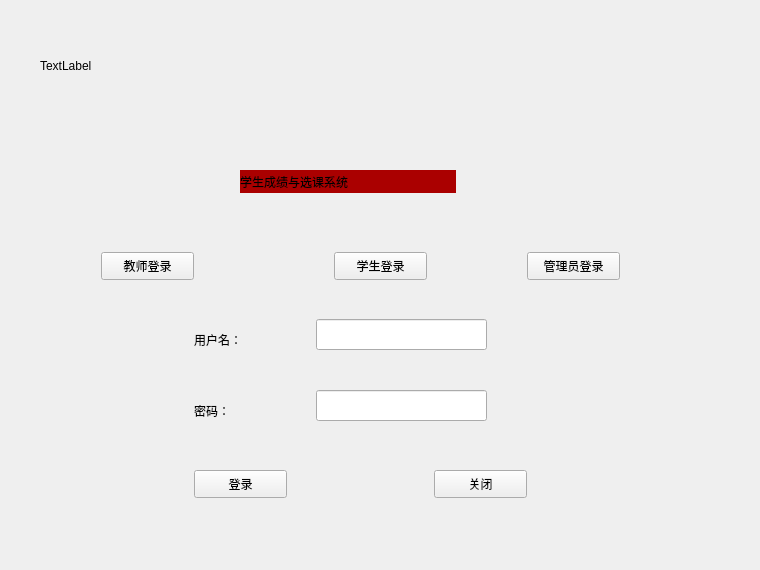
      <widget class="QWidget" name="page">
       <widget class="QWidget" name="widget_8" native="true">
        <property name="geometry">
         <rect>
          <x>90</x>
          <y>200</y>
          <width>541</width>
          <height>351</height>
         </rect>
        </property>
        <property name="autoFillBackground">
         <bool>false</bool>
        </property>
        <property name="styleSheet">
         <string notr="true"/>
        </property>
        <widget class="QPushButton" name="pushButton_3">
         <property name="geometry">
          <rect>
           <x>437</x>
           <y>52</y>
           <width>93</width>
           <height>28</height>
          </rect>
         </property>
         <property name="text">
          <string>管理员登录</string>
         </property>
        </widget>
        <widget class="QLabel" name="label_43">
         <property name="geometry">
          <rect>
           <x>104</x>
           <y>128</y>
           <width>96</width>
           <height>23</height>
          </rect>
         </property>
         <property name="styleSheet">
          <string notr="true">font: 14pt &quot;幼圆&quot;;</string>
         </property>
         <property name="text">
          <string>用户名：</string>
         </property>
        </widget>
        <widget class="QLineEdit" name="lineEdit">
         <property name="geometry">
          <rect>
           <x>226</x>
           <y>119</y>
           <width>171</width>
           <height>31</height>
          </rect>
         </property>
         <property name="font">
          <font>
           <pointsize>14</pointsize>
          </font>
         </property>
        </widget>
        <widget class="QLabel" name="label_44">
         <property name="geometry">
          <rect>
           <x>104</x>
           <y>199</y>
           <width>72</width>
           <height>23</height>
          </rect>
         </property>
         <property name="styleSheet">
          <string notr="true">font: 14pt &quot;幼圆&quot;;</string>
         </property>
         <property name="text">
          <string>密码：</string>
         </property>
        </widget>
        <widget class="QLineEdit" name="lineEdit_2">
         <property name="geometry">
          <rect>
           <x>226</x>
           <y>190</y>
           <width>171</width>
           <height>31</height>
          </rect>
         </property>
         <property name="font">
          <font>
           <pointsize>14</pointsize>
          </font>
         </property>
         <property name="echoMode">
          <enum>QLineEdit::Password</enum>
         </property>
        </widget>
        <widget class="QPushButton" name="pushButton_4">
         <property name="geometry">
          <rect>
           <x>104</x>
           <y>270</y>
           <width>93</width>
           <height>28</height>
          </rect>
         </property>
         <property name="text">
          <string>登录</string>
         </property>
        </widget>
        <widget class="QPushButton" name="pushButton_5">
         <property name="geometry">
          <rect>
           <x>344</x>
           <y>270</y>
           <width>93</width>
           <height>28</height>
          </rect>
         </property>
         <property name="text">
          <string>关闭</string>
         </property>
        </widget>
        <widget class="QPushButton" name="pushButton">
         <property name="geometry">
          <rect>
           <x>11</x>
           <y>52</y>
           <width>93</width>
           <height>28</height>
          </rect>
         </property>
         <property name="text">
          <string>教师登录</string>
         </property>
        </widget>
        <widget class="QPushButton" name="pushButton_2">
         <property name="geometry">
          <rect>
           <x>244</x>
           <y>52</y>
           <width>93</width>
           <height>28</height>
          </rect>
         </property>
         <property name="text">
          <string>学生登录</string>
         </property>
        </widget>
        <widget class="QLabel" name="label_21">
         <property name="geometry">
          <rect>
           <x>91</x>
           <y>236</y>
           <width>381</width>
           <height>20</height>
          </rect>
         </property>
         <property name="styleSheet">
          <string notr="true">color: rgb(170, 0, 0);</string>
         </property>
         <property name="text">
          <string/>
         </property>
        </widget>
       </widget>
       <widget class="QWidget" name="widget_10" native="true">
        <property name="geometry">
         <rect>
          <x>20</x>
          <y>10</y>
          <width>661</width>
          <height>191</height>
         </rect>
        </property>
        <widget class="QLabel" name="label_20">
         <property name="geometry">
          <rect>
           <x>20</x>
           <y>10</y>
           <width>621</width>
           <height>91</height>
          </rect>
         </property>
         <property name="styleSheet">
          <string notr="true"/>
         </property>
         <property name="text">
          <string>TextLabel</string>
         </property>
        </widget>
        <widget class="QLabel" name="label_19">
         <property name="geometry">
          <rect>
           <x>220</x>
           <y>160</y>
           <width>216</width>
           <height>23</height>
          </rect>
         </property>
         <property name="styleSheet">
          <string notr="true">font: 14pt &quot;楷体&quot;;
background-color: rgb(170, 0, 0);</string>
         </property>
         <property name="text">
          <string>学生成绩与选课系统</string>
         </property>
        </widget>
       </widget>
       <widget class="QWidget" name="widget_11" native="true">
        <property name="geometry">
         <rect>
          <x>0</x>
          <y>440</y>
          <width>111</width>
          <height>121</height>
         </rect>
        </property>
        <property name="styleSheet">
         <string notr="true">border-image: url(:/new/prefix1/image/32.jpg);</string>
        </property>
       </widget>
       <widget class="QWidget" name="widget_12" native="true">
        <property name="geometry">
         <rect>
          <x>640</x>
          <y>440</y>
          <width>111</width>
          <height>121</height>
         </rect>
        </property>
        <property name="styleSheet">
         <string notr="true">
border-image: url(:/new/prefix1/image/31.jpg);</string>
        </property>
       </widget>
      </widget>
